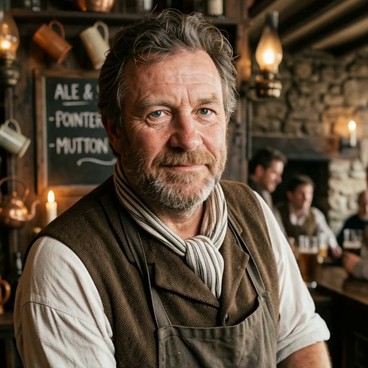
#> input picture docs/assets/barmen-idle-thumb.jpg, 368 x 368 px
$ python render_architecture.py
#> lines starting #> are read from the running program, lines starting #| are printed output that depends on the picture
#!/usr/bin/env python3
"""Render bar-tech architecture PNG (cogitor.dev-inspired dark theme)."""

from __future__ import annotations

from pathlib import Path

from PIL import Image, ImageDraw, ImageFont

ROOT = Path(__file__).resolve().parent
OUT = ROOT / "bar-tech-architecture.png"
FACE = ROOT / "barmen-idle-thumb.jpg"
SRC_FACE = Path(r"D:\Projects\youtube\Бармен-idle.png")

W, H = 1920, 1080
BG = (10, 10, 10)
PANEL = (17, 17, 17)
PANEL2 = (22, 22, 22)
CHIP = (26, 26, 26)
BORDER = (42, 42, 42)
TEXT = (245, 245, 245)
MUTED = (138, 138, 138)
AMBER = (232, 164, 90)
CYAN = (94, 234, 212)
CYAN_DIM = (45, 120, 112)
TEAL_BG = (15, 31, 29)


def font(size: int, bold: bool = False) -> ImageFont.FreeTypeFont | ImageFont.ImageFont:
    candidates = [
        r"C:\Windows\Fonts\segoeui.ttf",
        r"C:\Windows\Fonts\seguisb.ttf" if bold else r"C:\Windows\Fonts\segoeui.ttf",
        r"C:\Windows\Fonts\arial.ttf",
        r"C:\Windows\Fonts\calibri.ttf",
    ]
    if bold:
        candidates = [
            r"C:\Windows\Fonts\seguisb.ttf",
            r"C:\Windows\Fonts\segoeuib.ttf",
            r"C:\Windows\Fonts\arialbd.ttf",
            *candidates,
        ]
    for path in candidates:
        try:
            return ImageFont.truetype(path, size)
        except OSError:
            continue
    return ImageFont.load_default()


def round_rect(draw: ImageDraw.ImageDraw, box, fill, outline=None, width=1, radius=12):
    draw.rounded_rectangle(box, radius=radius, fill=fill, outline=outline, width=width)


def text_center(draw, xy, text, fnt, fill):
    x, y = xy
    bbox = draw.textbbox((0, 0), text, font=fnt)
    tw, th = bbox[2] - bbox[0], bbox[3] - bbox[1]
    draw.text((x - tw / 2, y - th / 2), text, font=fnt, fill=fill)


def draw_grid(img: Image.Image, step: int = 48):
    overlay = Image.new("RGBA", img.size, (0, 0, 0, 0))
    d = ImageDraw.Draw(overlay)
    for x in range(0, W, step):
        d.line([(x, 0), (x, H)], fill=(28, 28, 28, 180), width=1)
    for y in range(0, H, step):
        d.line([(0, y), (W, y)], fill=(28, 28, 28, 180), width=1)
    img.alpha_composite(overlay)


def ensure_face() -> Image.Image:
    if FACE.exists():
        return Image.open(FACE).convert("RGB")
    src = Image.open(SRC_FACE).convert("RGB")
    w, h = src.size
    side = min(w, h)
    left = (w - side) // 2
    top = max(0, (h - side) // 2 - side // 10)
    face = src.crop((left, top, left + side, top + side)).resize((368, 368), Image.LANCZOS)
    face.save(FACE, "JPEG", quality=90)
    return face


def main() -> None:
    img = Image.new("RGBA", (W, H), (*BG, 255))
    draw_grid(img)
#> in draw_grid, `overlay = Image.new("RGBA", img.size, (0, 0, 0, 0))`: overlay: PIL image 1920x1080 RGBA; every value is 0
#> in draw_grid, `img.alpha_composite(overlay)`:
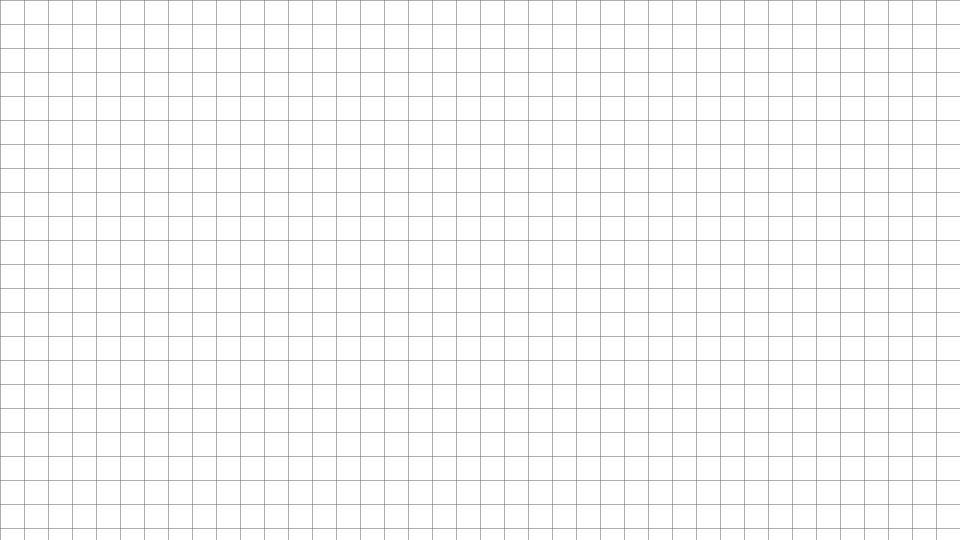
#> overlay: PIL image 1920x1080 RGBA (shown at 1/2 size); mean R, G, B, A 1.2, 1.2, 1.2, 7.5; transparent parts drawn white
#> in draw_grid, `img.alpha_composite(overlay)`:
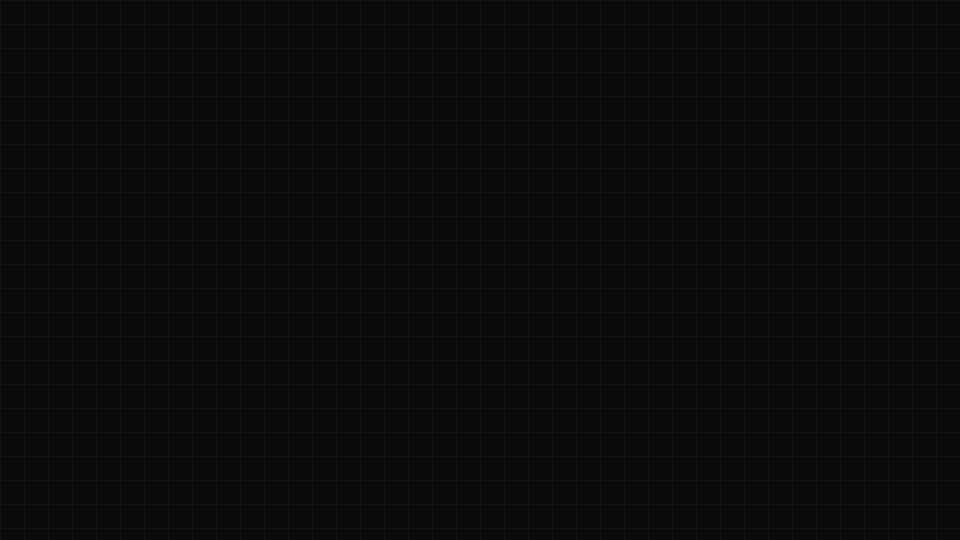
#> img: PIL image 1920x1080 RGBA (shown at 1/2 size); mean R, G, B, A 10.5, 10.5, 10.5, 255
    draw = ImageDraw.Draw(img)

    f_col = font(16, bold=True)
    f_h = font(22, bold=True)
    f_body = font(18)
    f_small = font(15)
    f_tiny = font(13)

    # No page title — article heading covers that.
    # Column geometry (shifted up for tighter crop)
    cols = [
        ("DEVICE", AMBER, 56, 48, 560),
        ("LAN", MUTED, 656, 48, 600),
        ("CLOUD", CYAN, 1296, 48, 560),
    ]
    col_h = 900
    for label, color, x, y, cw in cols:
        round_rect(draw, (x, y, x + cw, y + col_h), PANEL, BORDER, 1, 14)
        round_rect(draw, (x, y, x + cw, y + 52), PANEL2, BORDER, 1, 14)
        draw.rectangle((x + 1, y + 26, x + cw - 1, y + 52), fill=PANEL2)
        draw.text((x + 24, y + 16), label, font=f_col, fill=color)

    # ── Device ──────────────────────────────────────────────
    dx = 56
    draw.text((dx + 24, 118), "bar-face · ESP32-S3", font=f_h, fill=TEXT)

    face = ensure_face().resize((300, 300), Image.LANCZOS)
#> in ensure_face, returned value is the input picture: PIL image 368x368 RGB; mean R, G, B 93.5, 77, 60.7
    fx, fy = dx + 130, 170
    round_rect(draw, (fx - 8, fy - 8, fx + 300 + 8, fy + 300 + 8), (21, 21, 21), AMBER, 2, 12)
    mask = Image.new("L", (300, 300), 0)
#> mask: PIL image 300x300 L; every value is 0
    ImageDraw.Draw(mask).rounded_rectangle((0, 0, 299, 299), radius=8, fill=255)
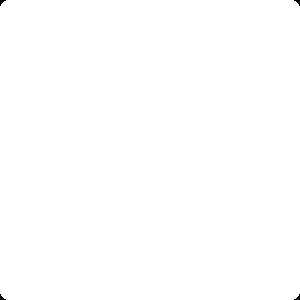
#> mask: PIL image 300x300 L; 99.9% white; 4 black regions (4 under 20 px)
    img.paste(face, (fx, fy), mask)
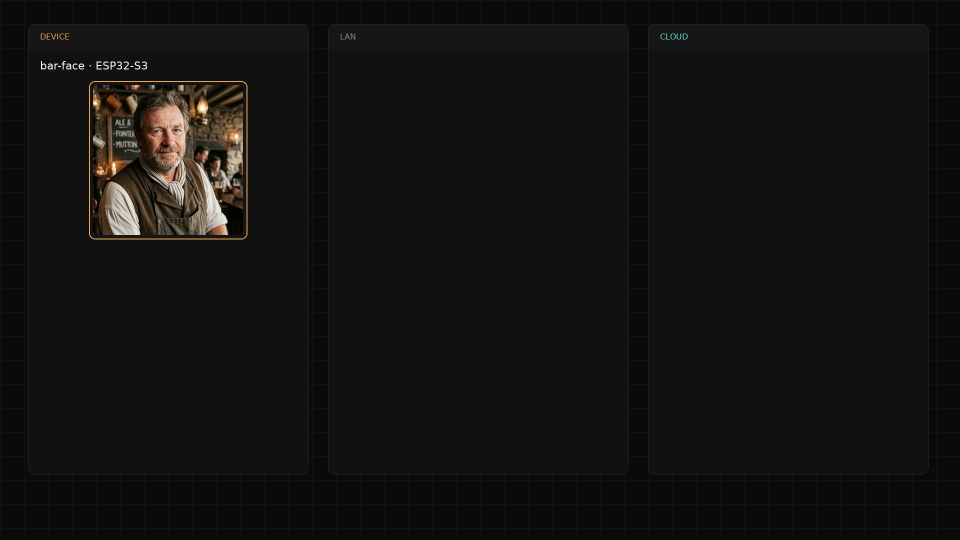
#> img: PIL image 1920x1080 RGBA (shown at 1/2 size); mean R, G, B, A 19.4, 18.6, 17.8, 255

    chips = ["Wake word", "Opus UDP", "Display", "Pour"]
    positions = [(dx + 36, 520), (dx + 300, 520), (dx + 36, 600), (dx + 300, 600)]
    for text, (cx, cy) in zip(chips, positions):
        round_rect(draw, (cx, cy, cx + 240, cy + 52), CHIP, BORDER, 1, 8)
        text_center(draw, (cx + 120, cy + 26), text, f_body, TEXT)

    # ── LAN ─────────────────────────────────────────────────
    lx = 656
    round_rect(draw, (lx + 28, 128, lx + 572, 186), CHIP, BORDER, 1, 8)
    text_center(draw, (lx + 300, 157), "iot-platform · MQTT", f_body, TEXT)

    # bar-core hub (sidecars sit below, outside this box)
    hx1, hy1, hx2, hy2 = lx + 28, 210, lx + 572, 560
    round_rect(draw, (hx1, hy1, hx2, hy2), (14, 28, 26), CYAN, 2, 12)
    glow = Image.new("RGBA", (120, 120), (0, 0, 0, 0))
#> glow: PIL image 120x120 RGBA; every value is 0
    gd = ImageDraw.Draw(glow)
    for r, a in [(55, 40), (35, 70), (16, 160)]:
        gd.ellipse((60 - r, 60 - r, 60 + r, 60 + r), fill=(*CYAN, a))
    img.alpha_composite(glow, (lx + 240, 238))
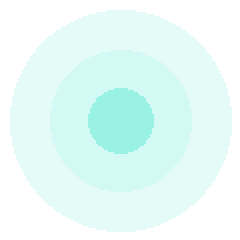
#> glow: PIL image 120x120 RGBA (shown 2 times larger); mean R, G, B, A 63, 156.9, 142.2, 40.3; transparent parts drawn white
    text_center(draw, (lx + 300, 268), "bar-core", f_h, TEXT)

    modules = [
        ("Session", 0, 0),
        ("STT / TTS", 1, 0),
        ("Dialog", 2, 0),
        ("RAG", 0, 1),
        ("LLM client", 1, 1),
        ("Pour tool", 2, 1),
    ]
    mw, mh, gap = 160, 48, 16
    ox, oy = lx + 48, 340
    for name, col, row in modules:
        x = ox + col * (mw + gap)
        y = oy + row * (mh + gap)
        outline = CYAN if name == "RAG" else BORDER
        round_rect(draw, (x, y, x + mw, y + mh), (18, 18, 18), outline, 1, 8)
        text_center(draw, (x + mw / 2, y + mh / 2), name, f_small, TEXT)

    text_center(
        draw,
        (lx + 300, 500),
        "voice session · knowledge · dialog tools",
        f_tiny,
        MUTED,
    )

    draw.text((lx + 28, 580), "local voice", font=f_tiny, fill=MUTED)
    for i, name in enumerate(["whisper.cpp", "Piper TTS"]):
        x = lx + 28 + i * 280
        round_rect(draw, (x, 608, x + 256, 668), CHIP, BORDER, 1, 8)
        text_center(draw, (x + 128, 638), name, f_body, TEXT)

    # ── Cloud ───────────────────────────────────────────────
    cx = 1296
    draw.text((cx + 24, 118), "OpenAI-compat", font=f_h, fill=TEXT)
    for i, name in enumerate(["Chat Completions", "Whisper API", "TTS API", "Embeddings"]):
        y = 180 + i * 100
        round_rect(draw, (cx + 36, y, cx + 524, y + 76), TEAL_BG, CYAN_DIM, 1, 8)
        text_center(draw, (cx + 280, y + 38), name, f_body, TEXT)
    draw.text((cx + 36, 610), "dashed links = optional cloud voice", font=f_tiny, fill=MUTED)

    # ── Connectors ──────────────────────────────────────────
    draw.line([(616, 240), (656, 157)], fill=CYAN, width=2)
    draw.text((600, 180), "MQTT", font=f_tiny, fill=CYAN)
    draw.line([(616, 420), (656, 340)], fill=CYAN, width=4)
    draw.text((590, 390), "Opus UDP", font=f_tiny, fill=CYAN)
    for y1, y2 in [(390, 218), (440, 418)]:
        x0, x1 = 1256, 1296
        segs = 12
        for s in range(segs):
            if s % 2:
                continue
            t0, t1 = s / segs, (s + 1) / segs
            draw.line(
                [
                    (x0 + (x1 - x0) * t0, y1 + (y2 - y1) * t0),
                    (x0 + (x1 - x0) * t1, y1 + (y2 - y1) * t1),
                ],
                fill=CYAN,
                width=2,
            )

    # Legend
    ly = 980
    items = [
        (AMBER, "Device"),
        ((107, 107, 107), "LAN"),
        (CYAN, "Cloud"),
    ]
    x = 64
    for color, label in items:
        draw.rectangle((x, ly, x + 16, ly + 16), fill=color)
        draw.text((x + 24, ly - 2), label, font=f_small, fill=MUTED)
        x += 120
#> after the loop, x = 424
    draw.line([(x, ly + 8), (x + 40, ly + 8)], fill=CYAN, width=3)
    draw.text((x + 48, ly - 2), "control / audio", font=f_small, fill=MUTED)
    x += 200
#> x = 624
    for s in range(0, 40, 8):
        draw.line([(x + s, ly + 8), (x + s + 4, ly + 8)], fill=CYAN, width=2)
    draw.text((x + 48, ly - 2), "optional cloud", font=f_small, fill=MUTED)

    rgb = img.convert("RGB")
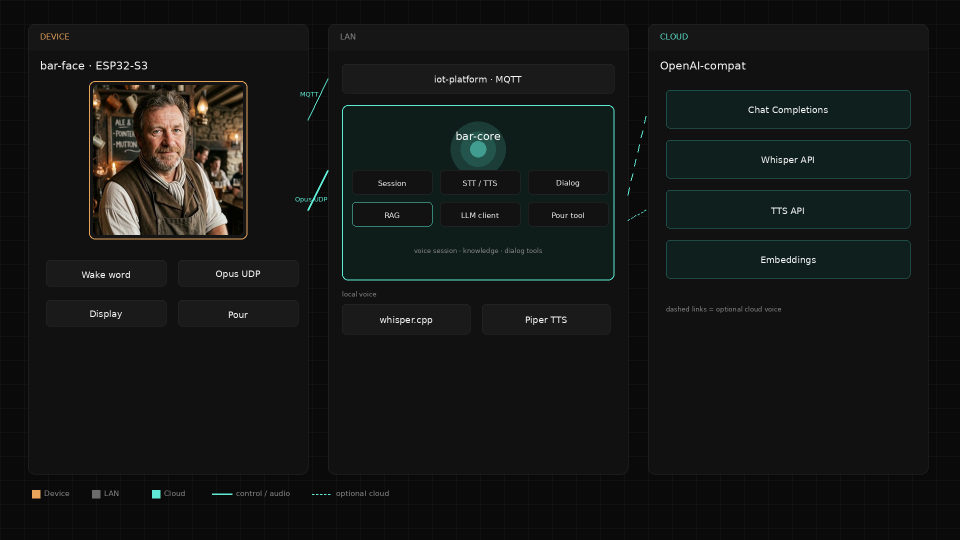
#> rgb: PIL image 1920x1080 RGB (shown at 1/2 size); mean R, G, B 20.9, 22.8, 21.7
    rgb.save(OUT, "PNG", optimize=True)
    print(f"wrote {OUT} ({OUT.stat().st_size} bytes)")


if __name__ == "__main__":
    main()

$ run again, with bar-face/assets/barmen-speaking.jpg copied over docs/assets/barmen-idle-thumb.jpg
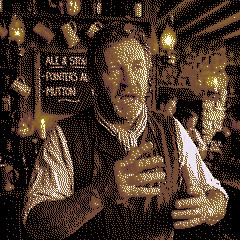
#> input picture bar-face/assets/barmen-speaking.jpg, 240 x 240 px
#> in ensure_face, returned value is the input picture: PIL image 240x240 RGB; mean R, G, B 72.6, 53.7, 41
#> in main, `img.paste(face, (fx, fy), mask)`:
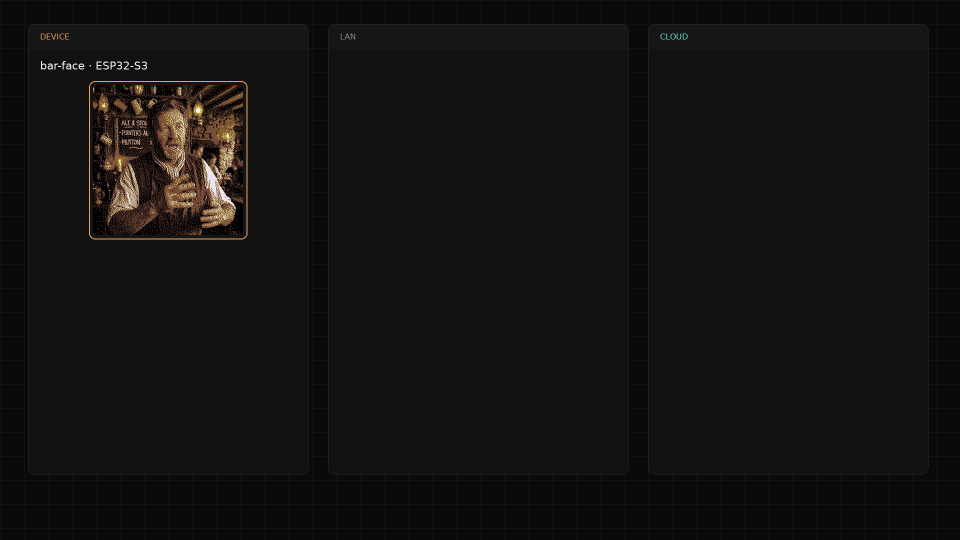
#> img: PIL image 1920x1080 RGBA (shown at 1/2 size); mean R, G, B, A 18.6, 17.7, 17, 255
#> after the loop in main, `for color, label in items:`: x = 424
#> in main, `x += 200`: x = 624
#> in main, `rgb = img.convert("RGB")`:
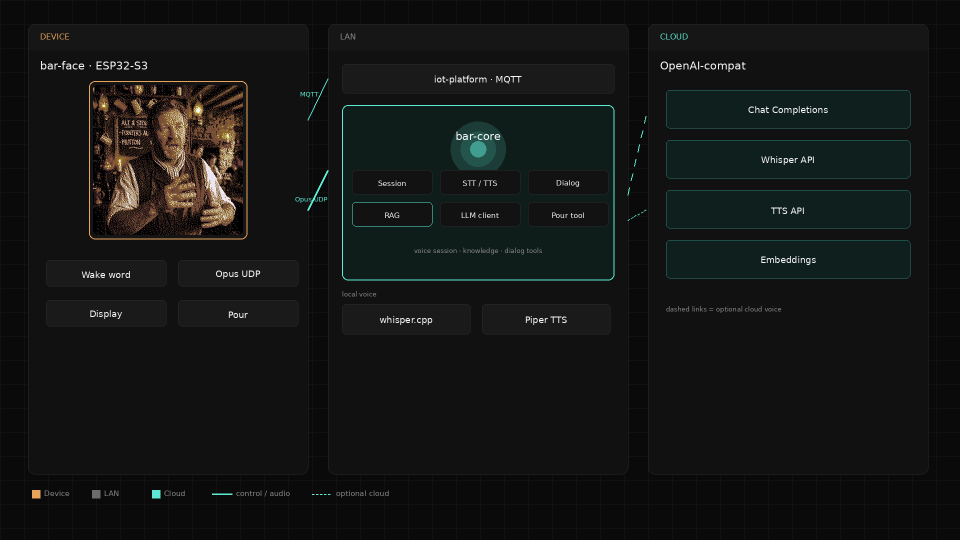
#> rgb: PIL image 1920x1080 RGB (shown at 1/2 size); mean R, G, B 20.1, 21.9, 20.8

$ run again, with bar-face/assets/barmen-idle.png saved as docs/assets/barmen-idle-thumb.jpg
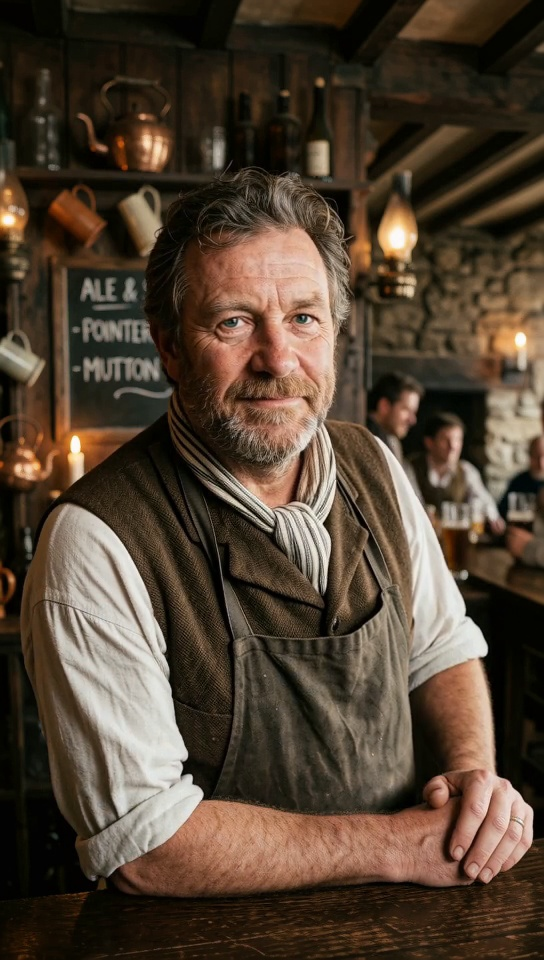
#> input picture bar-face/assets/barmen-idle.png, 544 x 960 px
#> in ensure_face, returned value is the input picture: PIL image 544x960 RGB; mean R, G, B 82.1, 66.4, 51.3
#> in main, `face = ensure_face().resize((300, 300), Image.LANCZOS)`:
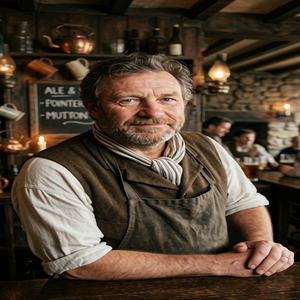
#> face: PIL image 300x300 RGB; mean R, G, B 82.1, 66.5, 51.3
#> after the loop in main, `for color, label in items:`: x = 424
#> in main, `x += 200`: x = 624
#> in main, `rgb = img.convert("RGB")`:
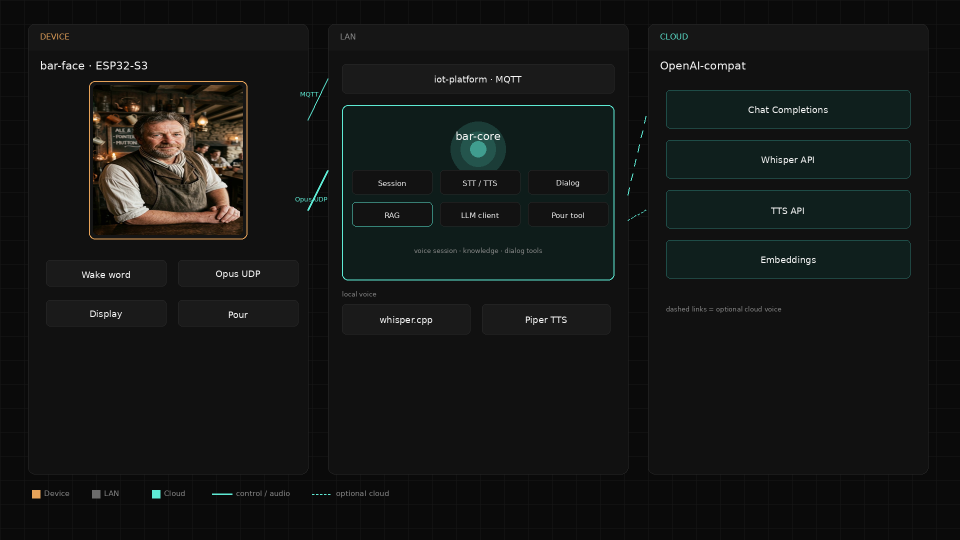
#> rgb: PIL image 1920x1080 RGB (shown at 1/2 size); mean R, G, B 20.4, 22.4, 21.3
